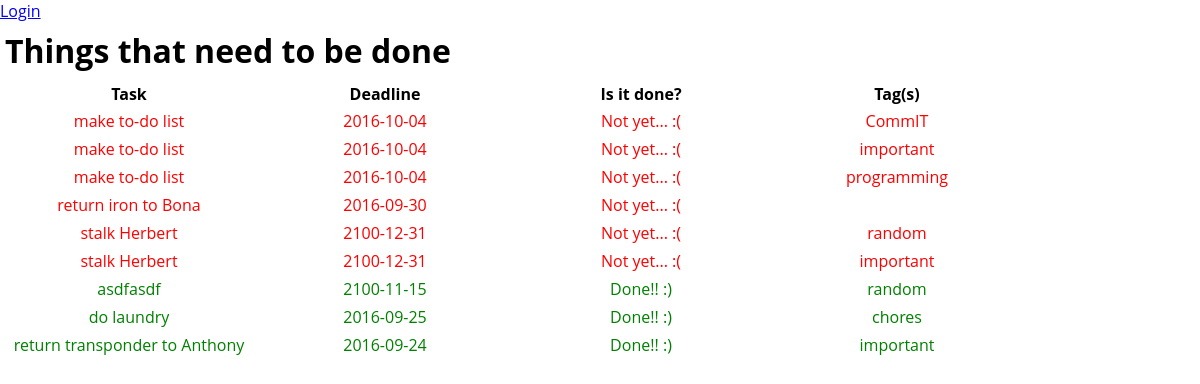
/?o=done, run on the app's committed database.
### tables this page shows
CREATE TABLE `todo_list` (
  `id` int(11) DEFAULT NULL,
  `task` varchar(32) DEFAULT NULL,
  `deadline` date DEFAULT NULL,
  `done` tinyint(1) DEFAULT NULL,
  `admin_id` int(11) DEFAULT NULL
);

CREATE TABLE `tag` (
  `id` int(11) DEFAULT NULL,
  `tag` varchar(32) DEFAULT NULL
);

### index.php (the view, shortened to what this page needs)
<!DOCTYPE html>
<html>
    <head>
        <link type='text/css' rel='stylesheet' href='style.css'/>
    </head>
    <body>
        <?php
        include 'header.php';
        ?>
        <h1>Things that need to be done</h1>
        <?php
        include 'db.php';
        $order = htmlspecialchars($_GET["o"]);
        $sql = "SELECT task, deadline, done, tag
                FROM todo_list LEFT JOIN junction_table
                ON junction_table.todo_id = todo_list.id
                LEFT JOIN tag
                ON junction_table.tag_id = tag.id
                ORDER BY todo_list.$order";
        $result = $conn->query($sql);
        if ($result->num_rows > 0) {
                echo "<table> <tr>";
                echo "<th><a href='/?o=task'>Task</a></th>";
                echo "<th><a href='/?o=deadline'>Deadline</a></th>";
                echo "<th><a href='/?o=done'>Is it done?</a></th>";
                echo "<th>Tag(s)</th></tr>";
                while($row = $result->fetch_assoc()) {
                        if($row["done"]){
                                echo "<tr class='done'>";
                        } else {
                                echo "<tr class='not-done'>";
                        }
                        echo "<td>".$row["task"]. "</td><td>";
                        echo $row["deadline"] . "</td><td>";
                        if ($row["done"] == true) {
                                echo "Done!! :)";
                        } else {
                                echo "Not yet... :(";
                        }
                        echo "</td><td>" . $row["tag"];
                        echo "</td></tr>";
                }
                echo "</table>";
        } else {
                echo "No Task to be done. Hurray! \o/";
        }
        ?>
    </body>
</html>

### style.css (style rules this page uses)
body { margin: 0px; padding: 0px; font-family: open sans, calibri, arial; }
a { text-decoration: none; color: black; }
h1 { size: 30px; margin: 5px; line-height: 1.5; }
td { width: 250px; border: 1px; padding: 2px; text-align: center; }
.done { color: green; }
.not-done { color: red; }

### data on the page
todo_list: task "make to-do list", deadline "2016-10-04", done "Not yet... :(", tag.tag "CommIT", tag.tag "important", tag.tag "programming"
todo_list: task "return iron to Bona", deadline "2016-09-30", done "Not yet... :("
todo_list: task "stalk Herbert", deadline "2100-12-31", done "Not yet... :(", tag.tag "random", tag.tag "important"
todo_list: task "asdfasdf", deadline "2100-11-15", done "Done!! :)", tag.tag "random"
todo_list: task "do laundry", deadline "2016-09-25", done "Done!! :)", tag.tag "chores"
todo_list: task "return transponder to Anthony", deadline "2016-09-24", done "Done!! :)", tag.tag "important"
